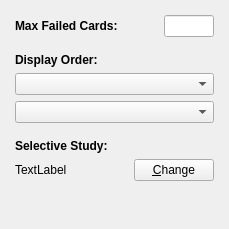
                    <widget class="QWidget" name="tab_2">
                     <attribute name="title">
                      <string>Reviews</string>
                     </attribute>
                     <layout class="QVBoxLayout" name="verticalLayout_7">
                      <property name="leftMargin">
                       <number>15</number>
                      </property>
                      <property name="topMargin">
                       <number>15</number>
                      </property>
                      <property name="rightMargin">
                       <number>15</number>
                      </property>
                      <property name="bottomMargin">
                       <number>8</number>
                      </property>
                      <item>
                       <layout class="QGridLayout" name="gridLayout_4">
                        <item row="0" column="0">
                         <widget class="QLabel" name="label_7">
                          <property name="text">
                           <string>&lt;b&gt;Max Failed Cards:&lt;/b&gt;</string>
                          </property>
                         </widget>
                        </item>
                        <item row="0" column="1">
                         <spacer name="horizontalSpacer_6">
                          <property name="orientation">
                           <enum>Qt::Horizontal</enum>
                          </property>
                          <property name="sizeHint" stdset="0">
                           <size>
                            <width>40</width>
                            <height>20</height>
                           </size>
                          </property>
                         </spacer>
                        </item>
                        <item row="0" column="2">
                         <widget class="QLineEdit" name="failedCardMax">
                          <property name="maximumSize">
                           <size>
                            <width>50</width>
                            <height>16777215</height>
                           </size>
                          </property>
                         </widget>
                        </item>
                       </layout>
                      </item>
                      <item>
                       <spacer name="verticalSpacer_15">
                        <property name="orientation">
                         <enum>Qt::Vertical</enum>
                        </property>
                        <property name="sizeType">
                         <enum>QSizePolicy::Fixed</enum>
                        </property>
                        <property name="sizeHint" stdset="0">
                         <size>
                          <width>20</width>
                          <height>10</height>
                         </size>
                        </property>
                       </spacer>
                      </item>
                      <item>
                       <widget class="QLabel" name="label_5">
                        <property name="text">
                         <string>&lt;b&gt;Display Order:&lt;/b&gt;</string>
                        </property>
                       </widget>
                      </item>
                      <item>
                       <widget class="QComboBox" name="revCardOrder"/>
                      </item>
                      <item>
                       <widget class="QComboBox" name="failedCardsOption"/>
                      </item>
                      <item>
                       <spacer name="verticalSpacer_16">
                        <property name="orientation">
                         <enum>Qt::Vertical</enum>
                        </property>
                        <property name="sizeType">
                         <enum>QSizePolicy::Fixed</enum>
                        </property>
                        <property name="sizeHint" stdset="0">
                         <size>
                          <width>20</width>
                          <height>10</height>
                         </size>
                        </property>
                       </spacer>
                      </item>
                      <item>
                       <widget class="QLabel" name="label_6">
                        <property name="text">
                         <string>&lt;b&gt;Selective Study:&lt;/b&gt;</string>
                        </property>
                       </widget>
                      </item>
                      <item>
                       <layout class="QGridLayout" name="gridLayout_7">
                        <item row="1" column="2">
                         <widget class="QPushButton" name="revCategories">
                          <property name="text">
                           <string>&amp;Change</string>
                          </property>
                         </widget>
                        </item>
                        <item row="1" column="1">
                         <spacer name="horizontalSpacer_9">
                          <property name="orientation">
                           <enum>Qt::Horizontal</enum>
                          </property>
                          <property name="sizeHint" stdset="0">
                           <size>
                            <width>40</width>
                            <height>20</height>
                           </size>
                          </property>
                         </spacer>
                        </item>
                        <item row="1" column="0">
                         <widget class="QLabel" name="revCategoryLabel">
                          <property name="text">
                           <string>TextLabel</string>
                          </property>
                         </widget>
                        </item>
                       </layout>
                      </item>
                      <item>
                       <spacer name="verticalSpacer_11">
                        <property name="orientation">
                         <enum>Qt::Vertical</enum>
                        </property>
                        <property name="sizeHint" stdset="0">
                         <size>
                          <width>20</width>
                          <height>40</height>
                         </size>
                        </property>
                       </spacer>
                      </item>
                     </layout>
                    </widget>
